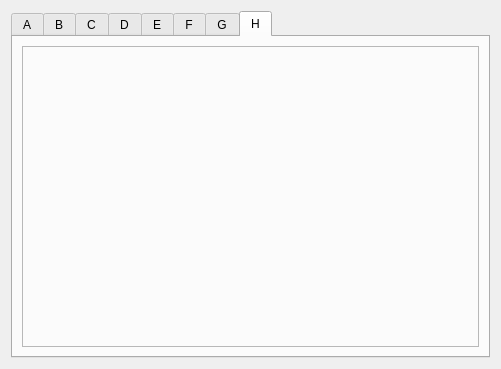
<?xml version="1.0" encoding="UTF-8"?>
<ui version="4.0">
 <class>EFrame</class>
 <widget class="QEFrame" name="EFrame">
  <property name="geometry">
   <rect>
    <x>0</x>
    <y>0</y>
    <width>501</width>
    <height>369</height>
   </rect>
  </property>
  <property name="windowTitle">
   <string>Profile plot</string>
  </property>
  <layout class="QVBoxLayout" name="verticalLayout_3">
   <item>
    <widget class="QTabWidget" name="tabWidget">
     <property name="currentIndex">
      <number>7</number>
     </property>
     <property name="elideMode">
      <enum>Qt::ElideNone</enum>
     </property>
     <widget class="QWidget" name="tab">
      <attribute name="title">
       <string>A</string>
      </attribute>
      <layout class="QVBoxLayout" name="verticalLayout_2">
       <item>
        <widget class="QFrame" name="frame_2">
         <property name="frameShape">
          <enum>QFrame::StyledPanel</enum>
         </property>
         <property name="frameShadow">
          <enum>QFrame::Raised</enum>
         </property>
         <layout class="QVBoxLayout" name="verticalLayout">
          <item>
           <widget class="QEPlot" name="qeplot_2">
            <property name="font">
             <font>
              <family>Abyssinica SIL</family>
              <pointsize>9</pointsize>
             </font>
            </property>
            <property name="variable1" stdset="0">
             <string>$(DMC)Prof1:M1Positions</string>
            </property>
            <property name="axisEnableX">
             <bool>true</bool>
            </property>
            <property name="gridEnableMajorX">
             <bool>true</bool>
            </property>
            <property name="gridEnableMajorY">
             <bool>true</bool>
            </property>
            <property name="xIncrement">
             <double>1.000000000000000</double>
            </property>
            <property name="timeSpan">
             <UInt>59</UInt>
            </property>
            <property name="tickRate">
             <UInt>50</UInt>
            </property>
           </widget>
          </item>
         </layout>
        </widget>
       </item>
      </layout>
     </widget>
     <widget class="QWidget" name="tab_2">
      <attribute name="title">
       <string>B</string>
      </attribute>
      <layout class="QVBoxLayout" name="verticalLayout_5">
       <item>
        <widget class="QFrame" name="frame_3">
         <property name="frameShape">
          <enum>QFrame::StyledPanel</enum>
         </property>
         <property name="frameShadow">
          <enum>QFrame::Raised</enum>
         </property>
         <layout class="QVBoxLayout" name="verticalLayout_4">
          <item>
           <widget class="QEPlot" name="qeplot_3">
            <property name="font">
             <font>
              <family>Abyssinica SIL</family>
              <pointsize>9</pointsize>
             </font>
            </property>
            <property name="variable1" stdset="0">
             <string>$(DMC)Prof1:M2Positions</string>
            </property>
            <property name="axisEnableX">
             <bool>true</bool>
            </property>
            <property name="gridEnableMajorX">
             <bool>true</bool>
            </property>
            <property name="gridEnableMajorY">
             <bool>true</bool>
            </property>
            <property name="xIncrement">
             <double>1.000000000000000</double>
            </property>
            <property name="timeSpan">
             <UInt>59</UInt>
            </property>
            <property name="tickRate">
             <UInt>50</UInt>
            </property>
           </widget>
          </item>
         </layout>
        </widget>
       </item>
      </layout>
     </widget>
     <widget class="QWidget" name="tab_3">
      <attribute name="title">
       <string>C</string>
      </attribute>
      <layout class="QVBoxLayout" name="verticalLayout_7">
       <item>
        <widget class="QFrame" name="frame_4">
         <property name="frameShape">
          <enum>QFrame::StyledPanel</enum>
         </property>
         <property name="frameShadow">
          <enum>QFrame::Raised</enum>
         </property>
         <layout class="QVBoxLayout" name="verticalLayout_6">
          <item>
           <widget class="QEPlot" name="qeplot_4">
            <property name="font">
             <font>
              <family>Abyssinica SIL</family>
              <pointsize>9</pointsize>
             </font>
            </property>
            <property name="variable1" stdset="0">
             <string>$(DMC)Prof1:M3Positions</string>
            </property>
            <property name="axisEnableX">
             <bool>true</bool>
            </property>
            <property name="gridEnableMajorX">
             <bool>true</bool>
            </property>
            <property name="gridEnableMajorY">
             <bool>true</bool>
            </property>
            <property name="xIncrement">
             <double>1.000000000000000</double>
            </property>
            <property name="timeSpan">
             <UInt>59</UInt>
            </property>
            <property name="tickRate">
             <UInt>50</UInt>
            </property>
           </widget>
          </item>
         </layout>
        </widget>
       </item>
      </layout>
     </widget>
     <widget class="QWidget" name="tab_4">
      <attribute name="title">
       <string>D</string>
      </attribute>
      <layout class="QVBoxLayout" name="verticalLayout_9">
       <item>
        <widget class="QFrame" name="frame_5">
         <property name="frameShape">
          <enum>QFrame::StyledPanel</enum>
         </property>
         <property name="frameShadow">
          <enum>QFrame::Raised</enum>
         </property>
         <layout class="QVBoxLayout" name="verticalLayout_8">
          <item>
           <widget class="QEPlot" name="qeplot_5">
            <property name="font">
             <font>
              <family>Abyssinica SIL</family>
              <pointsize>9</pointsize>
             </font>
            </property>
            <property name="variable1" stdset="0">
             <string>$(DMC)Prof1:M4Positions</string>
            </property>
            <property name="axisEnableX">
             <bool>true</bool>
            </property>
            <property name="gridEnableMajorX">
             <bool>true</bool>
            </property>
            <property name="gridEnableMajorY">
             <bool>true</bool>
            </property>
            <property name="xIncrement">
             <double>1.000000000000000</double>
            </property>
            <property name="timeSpan">
             <UInt>59</UInt>
            </property>
            <property name="tickRate">
             <UInt>50</UInt>
            </property>
           </widget>
          </item>
         </layout>
        </widget>
       </item>
      </layout>
     </widget>
     <widget class="QWidget" name="tab_5">
      <attribute name="title">
       <string>E</string>
      </attribute>
      <layout class="QVBoxLayout" name="verticalLayout_11">
       <item>
        <widget class="QFrame" name="frame_6">
         <property name="frameShape">
          <enum>QFrame::StyledPanel</enum>
         </property>
         <property name="frameShadow">
          <enum>QFrame::Raised</enum>
         </property>
         <layout class="QVBoxLayout" name="verticalLayout_10">
          <item>
           <widget class="QEPlot" name="qeplot_6">
            <property name="font">
             <font>
              <family>Abyssinica SIL</family>
              <pointsize>9</pointsize>
             </font>
            </property>
            <property name="variable1" stdset="0">
             <string>$(DMC)Prof1:M5Positions</string>
            </property>
            <property name="axisEnableX">
             <bool>true</bool>
            </property>
            <property name="gridEnableMajorX">
             <bool>true</bool>
            </property>
            <property name="gridEnableMajorY">
             <bool>true</bool>
            </property>
            <property name="xIncrement">
             <double>1.000000000000000</double>
            </property>
            <property name="timeSpan">
             <UInt>59</UInt>
            </property>
            <property name="tickRate">
             <UInt>50</UInt>
            </property>
           </widget>
          </item>
         </layout>
        </widget>
       </item>
      </layout>
     </widget>
     <widget class="QWidget" name="tab_6">
      <attribute name="title">
       <string>F</string>
      </attribute>
      <layout class="QVBoxLayout" name="verticalLayout_13">
       <item>
        <widget class="QFrame" name="frame_7">
         <property name="frameShape">
          <enum>QFrame::StyledPanel</enum>
         </property>
         <property name="frameShadow">
          <enum>QFrame::Raised</enum>
         </property>
         <layout class="QVBoxLayout" name="verticalLayout_12">
          <item>
           <widget class="QEPlot" name="qeplot_7">
            <property name="font">
             <font>
              <family>Abyssinica SIL</family>
              <pointsize>9</pointsize>
             </font>
            </property>
            <property name="variable1" stdset="0">
             <string>$(DMC)Prof1:M6Positions</string>
            </property>
            <property name="axisEnableX">
             <bool>true</bool>
            </property>
            <property name="gridEnableMajorX">
             <bool>true</bool>
            </property>
            <property name="gridEnableMajorY">
             <bool>true</bool>
            </property>
            <property name="xIncrement">
             <double>1.000000000000000</double>
            </property>
            <property name="timeSpan">
             <UInt>59</UInt>
            </property>
            <property name="tickRate">
             <UInt>50</UInt>
            </property>
           </widget>
          </item>
         </layout>
        </widget>
       </item>
      </layout>
     </widget>
     <widget class="QWidget" name="tab_7">
      <attribute name="title">
       <string>G</string>
      </attribute>
      <layout class="QVBoxLayout" name="verticalLayout_15">
       <item>
        <widget class="QFrame" name="frame_8">
         <property name="frameShape">
          <enum>QFrame::StyledPanel</enum>
         </property>
         <property name="frameShadow">
          <enum>QFrame::Raised</enum>
         </property>
         <layout class="QVBoxLayout" name="verticalLayout_14">
          <item>
           <widget class="QEPlot" name="qeplot_8">
            <property name="font">
             <font>
              <family>Abyssinica SIL</family>
              <pointsize>9</pointsize>
             </font>
            </property>
            <property name="variable1" stdset="0">
             <string>$(DMC)Prof1:M7Positions</string>
            </property>
            <property name="axisEnableX">
             <bool>true</bool>
            </property>
            <property name="gridEnableMajorX">
             <bool>true</bool>
            </property>
            <property name="gridEnableMajorY">
             <bool>true</bool>
            </property>
            <property name="xIncrement">
             <double>1.000000000000000</double>
            </property>
            <property name="timeSpan">
             <UInt>59</UInt>
            </property>
            <property name="tickRate">
             <UInt>50</UInt>
            </property>
           </widget>
          </item>
         </layout>
        </widget>
       </item>
      </layout>
     </widget>
     <widget class="QWidget" name="tab_8">
      <attribute name="title">
       <string>H</string>
      </attribute>
      <layout class="QVBoxLayout" name="verticalLayout_17">
       <item>
        <widget class="QFrame" name="frame_9">
         <property name="frameShape">
          <enum>QFrame::StyledPanel</enum>
         </property>
         <property name="frameShadow">
          <enum>QFrame::Raised</enum>
         </property>
         <layout class="QVBoxLayout" name="verticalLayout_16">
          <item>
           <widget class="QEPlot" name="qeplot_9">
            <property name="font">
             <font>
              <family>Abyssinica SIL</family>
              <pointsize>9</pointsize>
             </font>
            </property>
            <property name="variable1" stdset="0">
             <string>$(DMC)Prof1:M8Positions</string>
            </property>
            <property name="axisEnableX">
             <bool>true</bool>
            </property>
            <property name="gridEnableMajorX">
             <bool>true</bool>
            </property>
            <property name="gridEnableMajorY">
             <bool>true</bool>
            </property>
            <property name="xIncrement">
             <double>1.000000000000000</double>
            </property>
            <property name="timeSpan">
             <UInt>59</UInt>
            </property>
            <property name="tickRate">
             <UInt>50</UInt>
            </property>
           </widget>
          </item>
         </layout>
        </widget>
       </item>
      </layout>
     </widget>
    </widget>
   </item>
  </layout>
 </widget>
 <customwidgets>
  <customwidget>
   <class>QwtPlot</class>
   <extends>QFrame</extends>
   <header>qwt_plot.h</header>
  </customwidget>
  <customwidget>
   <class>QEPlot</class>
   <extends>QwtPlot</extends>
   <header>QEPlot.h</header>
  </customwidget>
  <customwidget>
   <class>QEFrame</class>
   <extends>QFrame</extends>
   <header>QEFrame.h</header>
   <container>1</container>
  </customwidget>
 </customwidgets>
 <resources/>
 <connections/>
</ui>
